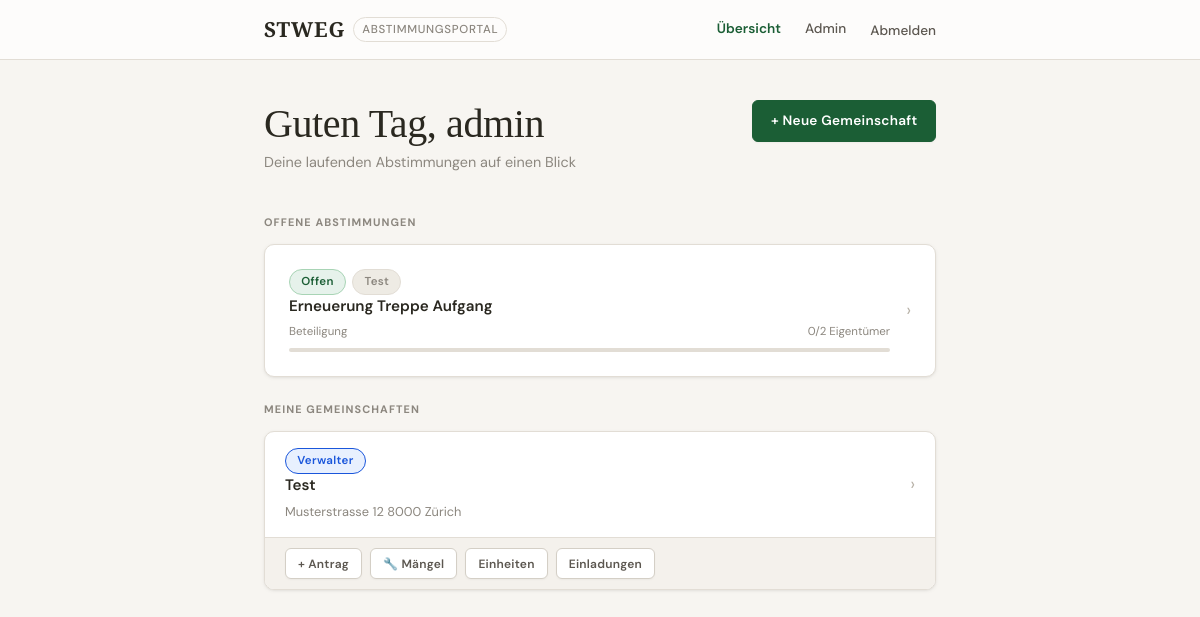
/dashboard/ (signed in), run on an earlier commit of the app's database.
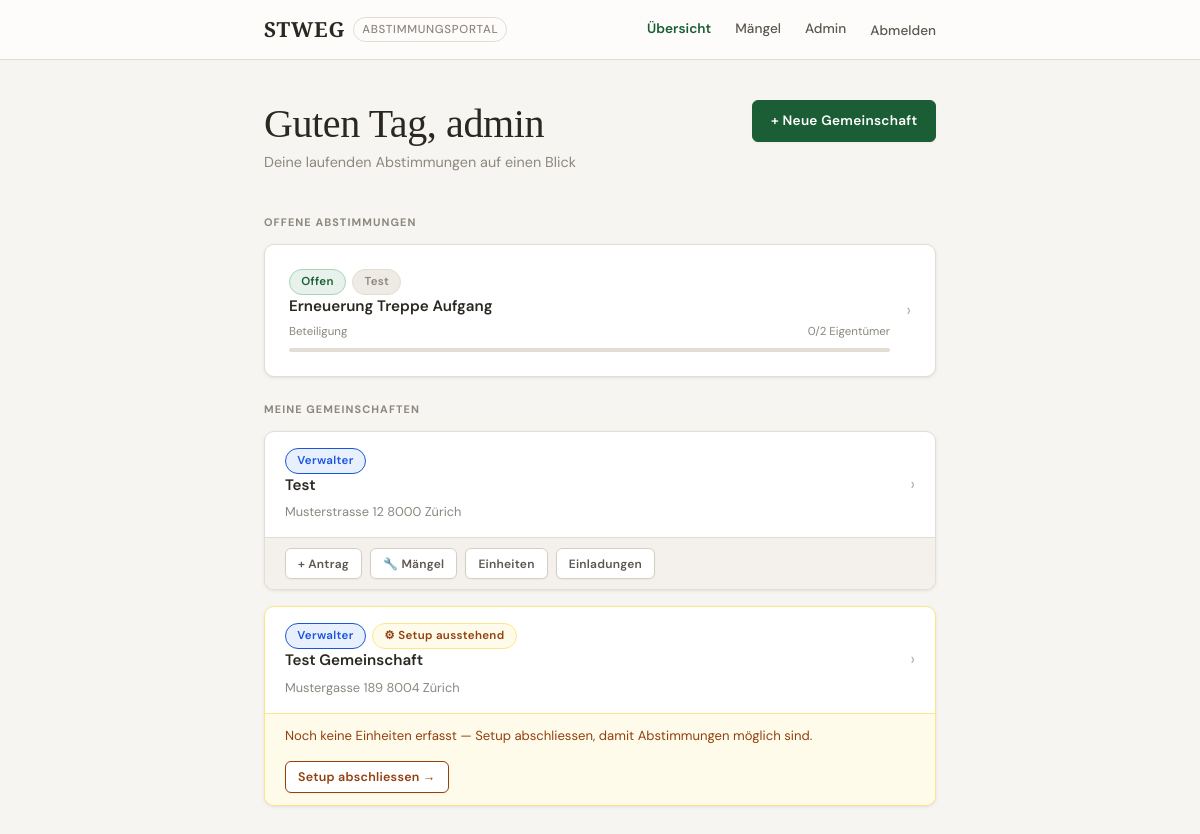
And on a later commit of the database.
### voting/models.py (models this page shows, shortened)
class Proposal(models.Model):
    class Status(models.TextChoices):
        DRAFT  = 'draft',  'Entwurf'
        OPEN   = 'open',   'Offen'
        CLOSED = 'closed', 'Abgeschlossen'
    class MajorityType(models.TextChoices):
        SIMPLE    = 'simple',    'Einfaches Mehr (nur Köpfe)'
        ABSOLUTE  = 'absolute',  'Absolutes Mehr (Köpfe + Wertquoten)'
        QUALIFIED = 'qualified', 'Qualifiziertes Mehr (2/3 Köpfe + 2/3 Wertquoten)'
        UNANIMOUS = 'unanimous', 'Einstimmigkeit (alle Eigentümer müssen Ja stimmen)'
    class Area(models.TextChoices):
        ROOF = 'roof', 'Dach'
        FACADE = 'facade', 'Fassade'
        HEATING = 'heating', 'Heizung'
        ELEVATOR = 'elevator', 'Lift'
        STAIRCASE = 'staircase', 'Treppenhaus'
        GARDEN = 'garden', 'Aussenanlage / Garten'
        PARKING = 'parking', 'Parkplatz / Garage'
        WATER = 'water', 'Wasser / Sanitär'
        ELECTRIC = 'electric', 'Elektro'
        OTHER = 'other', 'Sonstiges'
    class ProposalType(models.TextChoices):
        ORDINARY = 'ordinary', 'Ordentliche Verwaltung'
        IMPORTANT = 'important', 'Wichtige Verwaltungshandlung'
        STRUCTURAL = 'structural', 'Bauliche Änderung'
        REGULATION = 'regulation', 'Reglement / Begründungsakt'
        OTHER = 'other', 'Sonstiges'
    community     = models.ForeignKey(Community, on_delete=models.CASCADE, related_name='proposals')
    created_by    = models.ForeignKey(
        User, on_delete=models.SET_NULL, null=True, related_name='created_proposals',
    )
    title         = models.CharField(max_length=300, verbose_name="Titel")
    description   = models.TextField(verbose_name="Beschreibung")
    area = models.CharField(
        max_length=20, choices=Area.choices, blank=True,
        verbose_name='Bereich',
    )
    proposal_type = models.CharField(
        max_length=20, choices=ProposalType.choices, blank=True,
        verbose_name='Art des Antrags',
    )
    cost_estimate = models.DecimalField(
        max_digits=12, decimal_places=2, null=True, blank=True,
        verbose_name='Kostenrahmen (CHF)',
        help_text='Geschätzter oder offertierter Betrag in CHF (optional).',
    )
    majority_type = models.CharField(
        max_length=10, choices=MajorityType.choices, default=MajorityType.ABSOLUTE,
        verbose_name="Mehrheitsart",
    )
    status     = models.CharField(max_length=10, choices=Status.choices, default=Status.DRAFT)
    created_at = models.DateTimeField(auto_now_add=True)
    opened_at  = models.DateTimeField(null=True, blank=True)
    closed_at  = models.DateTimeField(null=True, blank=True)
    deadline   = models.DateTimeField(null=True, blank=True, verbose_name="Abstimmungsfrist")
    def open(self):
        self.status    = self.Status.OPEN
        self.opened_at = timezone.now()
        self.save()
    class Meta:
        verbose_name        = "Antrag"
        verbose_name_plural = "Anträge"
        ordering            = ['-created_at']

class Community(models.Model):
    name       = models.CharField(max_length=200)
    address    = models.TextField()
    created_at = models.DateTimeField(auto_now_add=True)
    created_by = models.ForeignKey(
        User, on_delete=models.SET_NULL, null=True, blank=True,
        related_name='created_communities',
    )
    quorum = models.DecimalField(
        max_digits=5, decimal_places=1, default=Decimal('0'),
        verbose_name="Quorum (‰)",
        help_text="Mindest-Beteiligung in Wertquoten ‰ für gültige Abstimmung (0 = kein Quorum)",
    )
    def is_admin(self, user):
        return (
            self.created_by == user
            or user.is_staff
            or self.memberships.filter(
                user=user, role=CommunityMembership.Role.MANAGER
            ).exists()
        )
    class Meta:
        verbose_name        = "Gemeinschaft"
        verbose_name_plural = "Gemeinschaften"

### voting/views.py (the view)
# urls.py: path('dashboard/',
@login_required
def dashboard(request):
    communities = Community.objects.filter(
        Q(units__owner=request.user)
        | Q(created_by=request.user)
        | Q(memberships__user=request.user)
    ).distinct()
    user_units = Unit.objects.filter(owner=request.user)
    user_unit_ids = set(user_units.values_list('id', flat=True))
    unit_community_map = {u.id: u.community_id for u in user_units}
    proxy_proposal_ids = Proxy.objects.filter(
        delegate=request.user,
        proposal__status=Proposal.Status.OPEN,
    ).values_list('proposal_id', flat=True)
    open_proposals = list(
        Proposal.objects.filter(
            Q(community__in=communities, status=Proposal.Status.OPEN)
            | Q(id__in=proxy_proposal_ids)
        ).distinct().order_by('deadline').select_related('community')
    )
    proxy_map_by_proposal: dict[int, set[int]] = {}  # proposal_id → set of unit_ids
    for p in Proxy.objects.filter(
        delegate=request.user,
        proposal__in=open_proposals,
    ).values('proposal_id', 'unit_id'):
        proxy_map_by_proposal.setdefault(p['proposal_id'], set()).add(p['unit_id'])
    voted_unit_by_proposal: dict[int, set[int]] = {}  # proposal_id → set of voted unit_ids
    for v in Vote.objects.filter(
        proposal__in=open_proposals,
    ).values('proposal_id', 'unit_id'):
        voted_unit_by_proposal.setdefault(v['proposal_id'], set()).add(v['unit_id'])
    voted_counts: dict[int, int] = {}
    unit_counts:  dict[int, int] = {}
    for proposal in open_proposals:
        own_ids   = {uid for uid, cid in unit_community_map.items() if cid == proposal.community_id}
        proxy_ids = proxy_map_by_proposal.get(proposal.id, set())
        all_ids   = own_ids | proxy_ids
        voted     = voted_unit_by_proposal.get(proposal.id, set())
        voted_counts[proposal.id] = len(voted & all_ids)
        unit_counts[proposal.id]  = len(all_ids)
    admin_community_ids = {c.id for c in communities if c.is_admin(request.user)}
    pending_drafts = Proposal.objects.filter(
        community__id__in=admin_community_ids,
        status=Proposal.Status.DRAFT,
    ).exclude(
        created_by=request.user,
    ).select_related('community', 'created_by').order_by('created_at')
    open_tickets = Ticket.objects.filter(
        community__id__in=admin_community_ids,
    ).exclude(
        status__in=[Ticket.Status.DONE, Ticket.Status.ARCHIVED],
    ).select_related('community').order_by('-created_at')
    pending_count = pending_drafts.count()
    communities_with_units_ids = set(
        Unit.objects.filter(community__in=communities)
        .values_list('community_id', flat=True)
        .distinct()
    )
    setup_incomplete_ids = {
        c.id for c in communities
        if c.id in admin_community_ids and c.id not in communities_with_units_ids
    }
    return render(request, 'voting/dashboard.html', {
        'communities':            communities,
        'open_proposals':         open_proposals,
        'voted_counts':           voted_counts,
        'unit_counts':            unit_counts,
        'pending_drafts':         pending_drafts,
        'admin_community_ids':    admin_community_ids,
        'open_tickets':           open_tickets,
        'pending_count':          pending_count,
        'setup_incomplete_ids':   setup_incomplete_ids,
    })

### voting/templatetags/voting_extras.py (called while the page is built)
@register.filter
def get_item(dictionary, key):
    if isinstance(dictionary, dict):
        return dictionary.get(key, 0)
    return 0

### voting/templates/voting/dashboard.html (shortened to what the changed rows need)
{% extends "voting/base.html" %}
{% load voting_extras %}
{% block content %}
<div class="page-header flex-between">
    <div>
        <h1>Guten Tag, {{ user.first_name|default:user.username }}</h1>
    </div>
</div>
{% if open_proposals %}
{% for proposal in open_proposals %}
{% with voted=voted_counts|get_item:proposal.id total=unit_counts|get_item:proposal.id %}
<a href="{% url 'voting:proposal_detail' proposal.pk %}" class="card-link">
    <div class="card card-interactive">
        <div class="flex-between items-center">
            <div class="flex-1">
                <div class="flex items-center gap-xs mb-xs flex-wrap">
                    <span class="badge badge-open">Offen</span>
                    <span class="badge badge-closed">{{ proposal.community.name }}</span>
                </div>
                <div class="card-title">{{ proposal.title }}</div>
                {% if total %}
                <div class="mt-xs">
                    <div class="flex-between" style="margin-bottom:.25rem;">
                        <span class="text-xs text-muted">Beteiligung</span>
                        <span class="text-xs text-muted">{{ voted|default:0 }}/{{ total }} Eigentümer</span>
                    </div>
                    <div class="progress-bar">
                    </div>
                </div>
                {% endif %}
            </div>
            <span class="chevron">›</span>
        </div>
    </div>
</a>
{% endwith %}
{% endfor %}
{% endif %}
{% if communities %}
{% for community in communities %}
<div style="margin-bottom:1rem;">
    {% if community.id in setup_incomplete_ids %}
    <div class="card" style="padding:0;overflow:hidden;border-color:var(--amber-border);">
        <a href="{% url 'voting:proposal_list' community.id %}" class="card-link" style="display:block;">
            <div class="flex-between items-center" style="padding:1rem 1.25rem;">
                <div class="flex-1">
                    <div class="flex items-center gap-xs mb-xs flex-wrap">
                        <span class="badge badge--manager">Verwalter</span>
                        <span class="badge badge-pending">⚙ Setup ausstehend</span>
                    </div>
                    <div class="card-title">{{ community.name }}</div>
                    <div class="card-meta mt-xs">{{ community.address|default:"Noch keine Adresse erfasst" }}</div>
                </div>
                <span class="chevron">›</span>
            </div>
        </a>
        <div style="border-top:1px solid var(--amber-border);padding:.75rem 1.25rem;background:var(--amber-light);display:flex;align-items:center;justify-content:space-between;gap:1rem;flex-wrap:wrap;">
            <span style="font-size:.82rem;color:var(--amber);">
                Noch keine Einheiten erfasst — Setup abschliessen, damit Abstimmungen möglich sind.
            </span>
            <a href="{% url 'voting:community_setup' community.id %}" class="btn btn-outline btn-sm"
               style="white-space:nowrap;border-color:var(--amber);color:var(--amber);">
                Setup abschliessen →
            </a>
        </div>
    </div>
    {% else %}
    <div class="card" style="padding:0;overflow:hidden;">
        <a href="{% url 'voting:proposal_list' community.id %}" class="card-link" style="display:block;">
            <div class="flex-between items-center" style="padding:1rem 1.25rem;">
                <div class="flex-1">
                    <div class="flex items-center gap-xs mb-xs flex-wrap">
                        {% if community.id in admin_community_ids %}
                            <span class="badge badge--manager">Verwalter</span>
                        {% else %}
                            <span class="badge badge--owner">Eigentümer</span>
                        {% endif %}
                    </div>
                    <div class="card-title">{{ community.name }}</div>
                    <div class="card-meta mt-xs">{{ community.address|default:"" }}</div>
                </div>
                <span class="chevron">›</span>
            </div>
        </a>
        {% if community.id in admin_community_ids %}
        <div style="border-top:1px solid var(--border);padding:.6rem 1.25rem;display:flex;gap:.5rem;flex-wrap:wrap;background:var(--surface-alt);">
            <a href="{% url 'voting:proposal_create' community.id %}"
               class="btn btn-outline btn-sm" style="font-size:.75rem;">
                + Antrag
            </a>
            <a href="{% url 'maintenance:ticket_list' community.id %}"
               class="btn btn-outline btn-sm" style="font-size:.75rem;">
                🔧 Mängel
            </a>
            <a href="{% url 'voting:unit_manage' community.id %}"
               class="btn btn-outline btn-sm" style="font-size:.75rem;">
                Einheiten
            </a>
            <a href="{% url 'voting:invite_manage' community.id %}"
               class="btn btn-outline btn-sm" style="font-size:.75rem;">
                Einladungen
            </a>
        </div>
        {% endif %}
    </div>
    {% endif %}
</div>
{% endfor %}
{% endif %}
{% endblock %}

What changed in the data, as far as the page shows it:
added Community: name "Test Gemeinschaft", address "Mustergasse 189 8004 Zürich"
Also different on the page:
text now shown: "Mängel"
